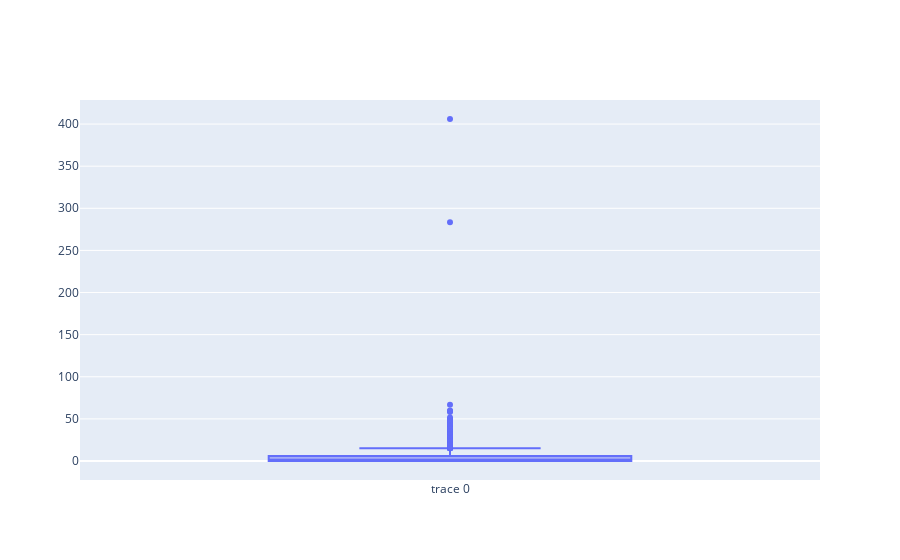

Write notebook code for a chart like this one.
### Code cell
import plotly.graph_objects as go
fig = go.Figure()
fig.add_trace(go.Box(y=distances))
fig.show()

### Figure 1 — Plotly figure (JSON) as saved in the notebook; plotly's stock layout.template omitted (floating-point values rounded to 4 significant figures; data arrays with more than 128 entries replaced by an {"elided": "..."} marker saying what was removed)
{"data": [{"type": "box", "y": {"elided": "1753 float values"}}], "layout": {}}
